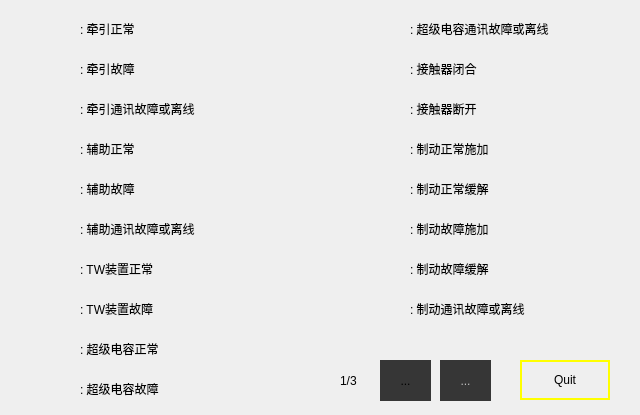
<?xml version="1.0" encoding="UTF-8"?>
<ui version="4.0">
 <class>CMainHelpDialog</class>
 <widget class="QDialog" name="CMainHelpDialog">
  <property name="windowModality">
   <enum>Qt::ApplicationModal</enum>
  </property>
  <property name="geometry">
   <rect>
    <x>0</x>
    <y>0</y>
    <width>640</width>
    <height>415</height>
   </rect>
  </property>
  <property name="windowTitle">
   <string>Dialog</string>
  </property>
  <property name="sizeGripEnabled">
   <bool>false</bool>
  </property>
  <property name="modal">
   <bool>true</bool>
  </property>
  <widget class="QPushButton" name="quitPushButton">
   <property name="geometry">
    <rect>
     <x>520</x>
     <y>360</y>
     <width>90</width>
     <height>40</height>
    </rect>
   </property>
   <property name="font">
    <font/>
   </property>
   <property name="styleSheet">
    <string>border: 2px solid  rgb(255, 255, 0);

</string>
   </property>
   <property name="text">
    <string>Quit</string>
   </property>
  </widget>
  <widget class="QToolButton" name="downToolButton">
   <property name="geometry">
    <rect>
     <x>380</x>
     <y>360</y>
     <width>51</width>
     <height>41</height>
    </rect>
   </property>
   <property name="styleSheet">
    <string notr="true">background-color: rgb(54, 54, 54);
border: 0px solid;</string>
   </property>
   <property name="text">
    <string>...</string>
   </property>
   <property name="icon">
    <iconset>
     <normaloff>resource/image/down.png</normaloff>resource/image/down.png</iconset>
   </property>
   <property name="iconSize">
    <size>
     <width>48</width>
     <height>48</height>
    </size>
   </property>
  </widget>
  <widget class="QToolButton" name="upToolButton">
   <property name="enabled">
    <bool>false</bool>
   </property>
   <property name="geometry">
    <rect>
     <x>440</x>
     <y>360</y>
     <width>51</width>
     <height>41</height>
    </rect>
   </property>
   <property name="styleSheet">
    <string notr="true">background-color: rgb(54, 54, 54);
border: 0px solid;</string>
   </property>
   <property name="text">
    <string>...</string>
   </property>
   <property name="icon">
    <iconset>
     <normaloff>resource/image/up.png</normaloff>resource/image/up.png</iconset>
   </property>
   <property name="iconSize">
    <size>
     <width>48</width>
     <height>48</height>
    </size>
   </property>
  </widget>
  <widget class="QLabel" name="currentPageLabel">
   <property name="geometry">
    <rect>
     <x>340</x>
     <y>360</y>
     <width>31</width>
     <height>41</height>
    </rect>
   </property>
   <property name="font">
    <font/>
   </property>
   <property name="styleSheet">
    <string/>
   </property>
   <property name="text">
    <string>1/3</string>
   </property>
  </widget>
  <widget class="QLabel" name="Label1_7">
   <property name="geometry">
    <rect>
     <x>80</x>
     <y>100</y>
     <width>220</width>
     <height>17</height>
    </rect>
   </property>
   <property name="font">
    <font/>
   </property>
   <property name="styleSheet">
    <string/>
   </property>
   <property name="text">
    <string>: 牵引通讯故障或离线</string>
   </property>
  </widget>
  <widget class="QLabel" name="Label1_5">
   <property name="geometry">
    <rect>
     <x>80</x>
     <y>20</y>
     <width>220</width>
     <height>17</height>
    </rect>
   </property>
   <property name="font">
    <font/>
   </property>
   <property name="styleSheet">
    <string/>
   </property>
   <property name="text">
    <string>: 牵引正常</string>
   </property>
  </widget>
  <widget class="QLabel" name="Label1_6">
   <property name="geometry">
    <rect>
     <x>80</x>
     <y>60</y>
     <width>220</width>
     <height>17</height>
    </rect>
   </property>
   <property name="font">
    <font/>
   </property>
   <property name="styleSheet">
    <string/>
   </property>
   <property name="text">
    <string>: 牵引故障</string>
   </property>
  </widget>
  <widget class="QLabel" name="Label1_27">
   <property name="geometry">
    <rect>
     <x>410</x>
     <y>180</y>
     <width>220</width>
     <height>17</height>
    </rect>
   </property>
   <property name="font">
    <font/>
   </property>
   <property name="styleSheet">
    <string/>
   </property>
   <property name="text">
    <string>: 制动正常缓解</string>
   </property>
  </widget>
  <widget class="QLabel" name="Label1_24">
   <property name="geometry">
    <rect>
     <x>410</x>
     <y>140</y>
     <width>220</width>
     <height>17</height>
    </rect>
   </property>
   <property name="font">
    <font/>
   </property>
   <property name="styleSheet">
    <string/>
   </property>
   <property name="text">
    <string>: 制动正常施加</string>
   </property>
  </widget>
  <widget class="QLabel" name="Label1_26">
   <property name="geometry">
    <rect>
     <x>410</x>
     <y>260</y>
     <width>220</width>
     <height>17</height>
    </rect>
   </property>
   <property name="font">
    <font/>
   </property>
   <property name="styleSheet">
    <string/>
   </property>
   <property name="text">
    <string>: 制动故障缓解</string>
   </property>
  </widget>
  <widget class="QLabel" name="Label1_25">
   <property name="geometry">
    <rect>
     <x>410</x>
     <y>220</y>
     <width>220</width>
     <height>17</height>
    </rect>
   </property>
   <property name="font">
    <font/>
   </property>
   <property name="styleSheet">
    <string/>
   </property>
   <property name="text">
    <string>: 制动故障施加</string>
   </property>
  </widget>
  <widget class="QLabel" name="label_2">
   <property name="geometry">
    <rect>
     <x>20</x>
     <y>10</y>
     <width>41</width>
     <height>31</height>
    </rect>
   </property>
   <property name="styleSheet">
    <string notr="true">border-image: url(:/new/prefix1/resource/image/TCUOK.png);</string>
   </property>
   <property name="text">
    <string/>
   </property>
  </widget>
  <widget class="QLabel" name="label_8">
   <property name="geometry">
    <rect>
     <x>20</x>
     <y>50</y>
     <width>41</width>
     <height>31</height>
    </rect>
   </property>
   <property name="styleSheet">
    <string notr="true">border-image: url(:/new/prefix1/resource/image/TCU.png);</string>
   </property>
   <property name="text">
    <string/>
   </property>
  </widget>
  <widget class="QLabel" name="label_9">
   <property name="geometry">
    <rect>
     <x>20</x>
     <y>90</y>
     <width>41</width>
     <height>31</height>
    </rect>
   </property>
   <property name="styleSheet">
    <string notr="true">border-image: url(:/new/prefix1/resource/image/TCU1.png);</string>
   </property>
   <property name="text">
    <string/>
   </property>
  </widget>
  <widget class="QLabel" name="label_10">
   <property name="geometry">
    <rect>
     <x>20</x>
     <y>130</y>
     <width>41</width>
     <height>31</height>
    </rect>
   </property>
   <property name="styleSheet">
    <string notr="true">border-image: url(:/new/prefix1/resource/image/TCU1.png);
border-image: url(:/new/prefix1/resource/image/ACU12.png);</string>
   </property>
   <property name="text">
    <string/>
   </property>
  </widget>
  <widget class="QLabel" name="Label1_8">
   <property name="geometry">
    <rect>
     <x>80</x>
     <y>140</y>
     <width>220</width>
     <height>17</height>
    </rect>
   </property>
   <property name="font">
    <font/>
   </property>
   <property name="styleSheet">
    <string/>
   </property>
   <property name="text">
    <string>: 辅助正常</string>
   </property>
  </widget>
  <widget class="QLabel" name="label_11">
   <property name="geometry">
    <rect>
     <x>20</x>
     <y>170</y>
     <width>41</width>
     <height>31</height>
    </rect>
   </property>
   <property name="styleSheet">
    <string notr="true">border-image: url(:/new/prefix1/resource/image/ACU13.png);</string>
   </property>
   <property name="text">
    <string/>
   </property>
  </widget>
  <widget class="QLabel" name="Label1_9">
   <property name="geometry">
    <rect>
     <x>80</x>
     <y>180</y>
     <width>220</width>
     <height>17</height>
    </rect>
   </property>
   <property name="font">
    <font/>
   </property>
   <property name="styleSheet">
    <string/>
   </property>
   <property name="text">
    <string>: 辅助故障</string>
   </property>
  </widget>
  <widget class="QLabel" name="label_12">
   <property name="geometry">
    <rect>
     <x>20</x>
     <y>210</y>
     <width>41</width>
     <height>31</height>
    </rect>
   </property>
   <property name="styleSheet">
    <string notr="true">border-image: url(:/new/prefix1/resource/image/ACU1.png);</string>
   </property>
   <property name="text">
    <string/>
   </property>
  </widget>
  <widget class="QLabel" name="Label1_10">
   <property name="geometry">
    <rect>
     <x>80</x>
     <y>220</y>
     <width>220</width>
     <height>17</height>
    </rect>
   </property>
   <property name="font">
    <font/>
   </property>
   <property name="styleSheet">
    <string/>
   </property>
   <property name="text">
    <string>: 辅助通讯故障或离线</string>
   </property>
  </widget>
  <widget class="QLabel" name="label_13">
   <property name="geometry">
    <rect>
     <x>20</x>
     <y>250</y>
     <width>41</width>
     <height>31</height>
    </rect>
   </property>
   <property name="styleSheet">
    <string notr="true">border-image: url(:/new/prefix1/resource/image/AP.png);</string>
   </property>
   <property name="text">
    <string/>
   </property>
  </widget>
  <widget class="QLabel" name="Label1_11">
   <property name="geometry">
    <rect>
     <x>80</x>
     <y>260</y>
     <width>220</width>
     <height>17</height>
    </rect>
   </property>
   <property name="font">
    <font/>
   </property>
   <property name="styleSheet">
    <string/>
   </property>
   <property name="text">
    <string>: TW装置正常</string>
   </property>
  </widget>
  <widget class="QLabel" name="label_14">
   <property name="geometry">
    <rect>
     <x>20</x>
     <y>290</y>
     <width>41</width>
     <height>31</height>
    </rect>
   </property>
   <property name="styleSheet">
    <string notr="true">border-image: url(:/new/prefix1/resource/image/ATC1.png);</string>
   </property>
   <property name="text">
    <string/>
   </property>
  </widget>
  <widget class="QLabel" name="Label1_12">
   <property name="geometry">
    <rect>
     <x>80</x>
     <y>300</y>
     <width>220</width>
     <height>17</height>
    </rect>
   </property>
   <property name="font">
    <font/>
   </property>
   <property name="styleSheet">
    <string/>
   </property>
   <property name="text">
    <string>: TW装置故障</string>
   </property>
  </widget>
  <widget class="QLabel" name="label_15">
   <property name="geometry">
    <rect>
     <x>20</x>
     <y>330</y>
     <width>41</width>
     <height>31</height>
    </rect>
   </property>
   <property name="styleSheet">
    <string notr="true">border-image: url(:/new/prefix1/resource/image/SCP1.png);</string>
   </property>
   <property name="text">
    <string/>
   </property>
  </widget>
  <widget class="QLabel" name="Label1_13">
   <property name="geometry">
    <rect>
     <x>80</x>
     <y>340</y>
     <width>220</width>
     <height>17</height>
    </rect>
   </property>
   <property name="font">
    <font/>
   </property>
   <property name="styleSheet">
    <string/>
   </property>
   <property name="text">
    <string>: 超级电容正常</string>
   </property>
  </widget>
  <widget class="QLabel" name="label_16">
   <property name="geometry">
    <rect>
     <x>20</x>
     <y>370</y>
     <width>41</width>
     <height>31</height>
    </rect>
   </property>
   <property name="styleSheet">
    <string notr="true">border-image: url(:/new/prefix1/resource/image/SCP2.png);</string>
   </property>
   <property name="text">
    <string/>
   </property>
  </widget>
  <widget class="QLabel" name="Label1_14">
   <property name="geometry">
    <rect>
     <x>80</x>
     <y>380</y>
     <width>220</width>
     <height>17</height>
    </rect>
   </property>
   <property name="font">
    <font/>
   </property>
   <property name="styleSheet">
    <string/>
   </property>
   <property name="text">
    <string>: 超级电容故障</string>
   </property>
  </widget>
  <widget class="QLabel" name="label_17">
   <property name="geometry">
    <rect>
     <x>350</x>
     <y>10</y>
     <width>41</width>
     <height>31</height>
    </rect>
   </property>
   <property name="styleSheet">
    <string notr="true">border-image: url(:/new/prefix1/resource/image/SCP3.png);</string>
   </property>
   <property name="text">
    <string/>
   </property>
  </widget>
  <widget class="QLabel" name="Label1_15">
   <property name="geometry">
    <rect>
     <x>410</x>
     <y>20</y>
     <width>220</width>
     <height>17</height>
    </rect>
   </property>
   <property name="font">
    <font/>
   </property>
   <property name="styleSheet">
    <string/>
   </property>
   <property name="text">
    <string>: 超级电容通讯故障或离线</string>
   </property>
  </widget>
  <widget class="QLabel" name="label_18">
   <property name="geometry">
    <rect>
     <x>360</x>
     <y>50</y>
     <width>21</width>
     <height>31</height>
    </rect>
   </property>
   <property name="styleSheet">
    <string notr="true">border-image: url(:/new/prefix1/resource/image/KM2.png);</string>
   </property>
   <property name="text">
    <string/>
   </property>
  </widget>
  <widget class="QLabel" name="Label1_16">
   <property name="geometry">
    <rect>
     <x>410</x>
     <y>60</y>
     <width>220</width>
     <height>17</height>
    </rect>
   </property>
   <property name="font">
    <font/>
   </property>
   <property name="styleSheet">
    <string/>
   </property>
   <property name="text">
    <string>: 接触器闭合</string>
   </property>
  </widget>
  <widget class="QLabel" name="label_19">
   <property name="geometry">
    <rect>
     <x>360</x>
     <y>90</y>
     <width>21</width>
     <height>31</height>
    </rect>
   </property>
   <property name="styleSheet">
    <string notr="true">border-image: url(:/new/prefix1/resource/image/KM1.png);</string>
   </property>
   <property name="text">
    <string/>
   </property>
  </widget>
  <widget class="QLabel" name="Label1_17">
   <property name="geometry">
    <rect>
     <x>410</x>
     <y>100</y>
     <width>220</width>
     <height>17</height>
    </rect>
   </property>
   <property name="font">
    <font/>
   </property>
   <property name="styleSheet">
    <string/>
   </property>
   <property name="text">
    <string>: 接触器断开</string>
   </property>
  </widget>
  <widget class="QLabel" name="label_20">
   <property name="geometry">
    <rect>
     <x>350</x>
     <y>290</y>
     <width>41</width>
     <height>31</height>
    </rect>
   </property>
   <property name="styleSheet">
    <string notr="true">border-image: url(:/new/prefix1/resource/image/BCU1.png);</string>
   </property>
   <property name="text">
    <string/>
   </property>
  </widget>
  <widget class="QLabel" name="label_21">
   <property name="geometry">
    <rect>
     <x>350</x>
     <y>130</y>
     <width>41</width>
     <height>31</height>
    </rect>
   </property>
   <property name="styleSheet">
    <string notr="true">border-image: url(:/new/prefix1/resource/image/BRAKE1.png);</string>
   </property>
   <property name="text">
    <string/>
   </property>
  </widget>
  <widget class="QLabel" name="label_22">
   <property name="geometry">
    <rect>
     <x>350</x>
     <y>170</y>
     <width>41</width>
     <height>31</height>
    </rect>
   </property>
   <property name="styleSheet">
    <string notr="true">border-image: url(:/new/prefix1/resource/image/BRAKE2.png);</string>
   </property>
   <property name="text">
    <string/>
   </property>
  </widget>
  <widget class="QLabel" name="label_23">
   <property name="geometry">
    <rect>
     <x>350</x>
     <y>210</y>
     <width>41</width>
     <height>31</height>
    </rect>
   </property>
   <property name="styleSheet">
    <string notr="true">border-image: url(:/new/prefix1/resource/image/BRAKE4.png);</string>
   </property>
   <property name="text">
    <string/>
   </property>
  </widget>
  <widget class="QLabel" name="label_24">
   <property name="geometry">
    <rect>
     <x>350</x>
     <y>250</y>
     <width>41</width>
     <height>31</height>
    </rect>
   </property>
   <property name="styleSheet">
    <string notr="true">border-image: url(:/new/prefix1/resource/image/BRAKE3.png);</string>
   </property>
   <property name="text">
    <string/>
   </property>
  </widget>
  <widget class="QLabel" name="Label1_28">
   <property name="geometry">
    <rect>
     <x>410</x>
     <y>300</y>
     <width>220</width>
     <height>17</height>
    </rect>
   </property>
   <property name="font">
    <font/>
   </property>
   <property name="styleSheet">
    <string/>
   </property>
   <property name="text">
    <string>: 制动通讯故障或离线</string>
   </property>
  </widget>
 </widget>
 <resources/>
 <connections/>
</ui>
